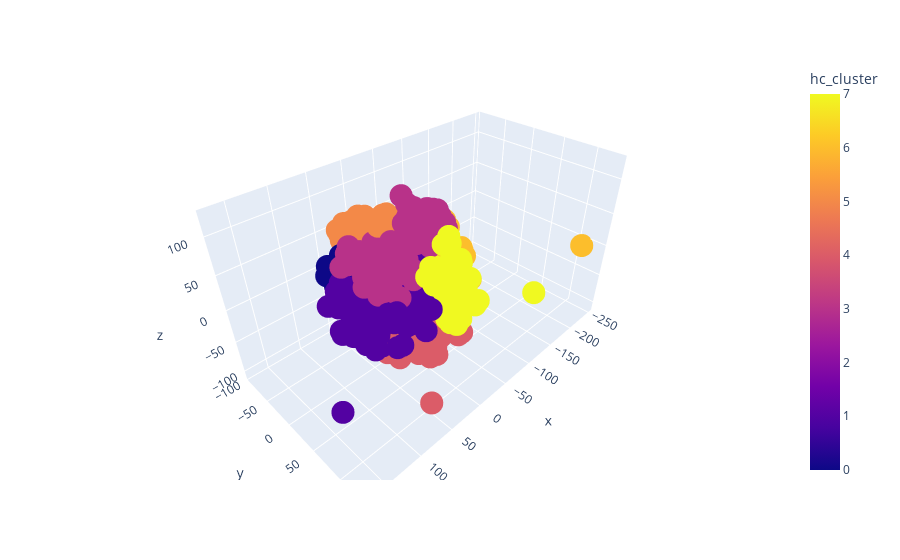

Source (notebook cell):
### Code cell
fig = px.scatter_3d(
    df,
    x='x',
    y='y',
    z='z',
    color="hc_cluster",
    hover_data=["short_input_texts", "short_bot_texts","intent","short_entities","action_1"],
    )

fig.show()

### Figure 1 — Plotly figure (JSON) as saved in the notebook; plotly's stock layout.template omitted (floating-point values rounded to 4 significant figures; data arrays with more than 128 entries replaced by an {"elided": "..."} marker saying what was removed)
{"data": [{"customdata": {"elided": "655x5 str values"}, "hovertemplate": "x=%{x}<br>y=%{y}<br>z=%{z}<br>short_input_texts=%{customdata[0]}<br>short_bot_texts=%{customdata[1]}<br>intent=%{customdata[2]}<br>short_entities=%{customdata[3]}<br>action_1=%{customdata[4]}<br>hc_cluster=%{marker.color}<extra></extra>", "legendgroup": "", "marker": {"color": {"elided": "655 int values"}, "coloraxis": "coloraxis", "symbol": "circle"}, "mode": "markers", "name": "", "scene": "scene", "showlegend": false, "type": "scatter3d", "x": {"elided": "655 float values"}, "y": {"elided": "655 float values"}, "z": {"elided": "655 float values"}}], "layout": {"coloraxis": {"colorbar": {"title": {"text": "hc_cluster"}}, "colorscale": [[0, "#0d0887"], [0.1111, "#46039f"], [0.2222, "#7201a8"], [0.3333, "#9c179e"], [0.4444, "#bd3786"], [0.5556, "#d8576b"], [0.6667, "#ed7953"], [0.7778, "#fb9f3a"], [0.8889, "#fdca26"], [1, "#f0f921"]]}, "legend": {"tracegroupgap": 0}, "margin": {"t": 60}, "scene": {"domain": {"x": [0, 1], "y": [0, 1]}, "xaxis": {"title": {"text": "x"}}, "yaxis": {"title": {"text": "y"}}, "zaxis": {"title": {"text": "z"}}}}}
